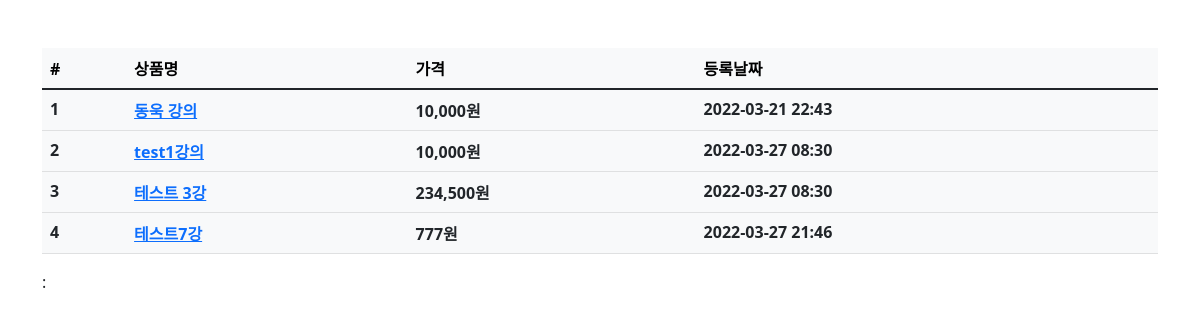
The app's page /product/ with its own data.
### product/models.py (models this page shows, shortened)
class Product(models.Model):
    name = models.CharField(max_length=256, verbose_name="상품명")
    price = models.IntegerField(verbose_name="상품가격")
    description = models.TextField(verbose_name='상품설명')
    stock = models.IntegerField(verbose_name='제고')
    register_date = models.DateTimeField(auto_now_add=True, verbose_name='등록날짜')
    class Meta:
        db_table = 'fastcampus_product'
        verbose_name = '상품'
        verbose_name_plural = '상품'

### product/views.py (the view)
# urls.py: path('product/', ProductList.as_view()),
class ProductList(ListView):
    model = Product
    template_name = 'product.html'
    context_object_name = 'product_list'

### product/templates/product.html (shortened to what this page needs)
{% extends 'base.html' %}
{% load humanize %}
{% block contents %}
<div class="fow mt-5">
  <table class="table table-light">
    <thead class="thead-light">
      <tr>
        <th scope="col">#</th>
        <th scope="col">상품명</th>
        <th scope="col">가격</th>
        <th scope="col">등록날짜</th>
      </tr>
    </thead>
    <tbody class="text-dark">
      {% for product in product_list %}
      <tr>
        <th scope="row">{{product.id}}</th>
        <th scope="row"><a id="product-{{product.id}}" onmouseenter="product_detail({{product.id}});" onmouseleave="product_leave({{product.id}});" href="/product/{{product.id}}">{{product.name}}</a> </th>
        <th scope="row">{{product.price|intcomma}}원</th>
        <th scope="row">{{product.register_date|date:'Y-m-d H:i'}}</th>
      </tr>
      {% endfor %}
    </tbody>
  </table>
</div>
{{product.name}} : {{product.price}}
{% endblock %}

### records on screen
Product: id "1", name "동욱 강의", price "10,000", register_date "2022-03-21 22:43"
Product: id "2", name "test1강의", price "10,000", register_date "2022-03-27 08:30"
Product: id "3", name "테스트 3강", price "234,500", register_date "2022-03-27 08:30"
Product: id "4", name "테스트7강", price "777", register_date "2022-03-27 21:46"
